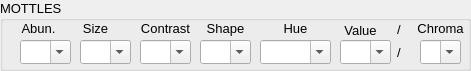
     <widget class="QGroupBox" name="groupBox_17">
      <property name="geometry">
       <rect>
        <x>220</x>
        <y>320</y>
        <width>471</width>
        <height>71</height>
       </rect>
      </property>
      <property name="font">
       <font>
        <pointsize>10</pointsize>
       </font>
      </property>
      <property name="title">
       <string>MOTTLES</string>
      </property>
      <widget class="QLabel" name="label_276">
       <property name="geometry">
        <rect>
         <x>410</x>
         <y>20</y>
         <width>61</width>
         <height>16</height>
        </rect>
       </property>
       <property name="font">
        <font>
         <pointsize>10</pointsize>
        </font>
       </property>
       <property name="text">
        <string>Chroma</string>
       </property>
       <property name="alignment">
        <set>Qt::AlignCenter</set>
       </property>
      </widget>
      <widget class="QComboBox" name="Mottle_Shape_1_CB_Hor_2">
       <property name="geometry">
        <rect>
         <x>200</x>
         <y>40</y>
         <width>51</width>
         <height>24</height>
        </rect>
       </property>
       <property name="editable">
        <bool>true</bool>
       </property>
      </widget>
      <widget class="QLabel" name="label_277">
       <property name="geometry">
        <rect>
         <x>260</x>
         <y>20</y>
         <width>71</width>
         <height>16</height>
        </rect>
       </property>
       <property name="font">
        <font>
         <pointsize>10</pointsize>
        </font>
       </property>
       <property name="text">
        <string>Hue</string>
       </property>
       <property name="alignment">
        <set>Qt::AlignCenter</set>
       </property>
      </widget>
      <widget class="QComboBox" name="Mottle_Chroma_1_CB_Hor_2">
       <property name="geometry">
        <rect>
         <x>420</x>
         <y>40</y>
         <width>41</width>
         <height>24</height>
        </rect>
       </property>
       <property name="editable">
        <bool>true</bool>
       </property>
      </widget>
      <widget class="QComboBox" name="Mottle_Size_1_CB_Hor_2">
       <property name="geometry">
        <rect>
         <x>80</x>
         <y>40</y>
         <width>51</width>
         <height>24</height>
        </rect>
       </property>
       <property name="editable">
        <bool>true</bool>
       </property>
      </widget>
      <widget class="QLabel" name="label_278">
       <property name="geometry">
        <rect>
         <x>390</x>
         <y>20</y>
         <width>21</width>
         <height>18</height>
        </rect>
       </property>
       <property name="text">
        <string>  / </string>
       </property>
      </widget>
      <widget class="QComboBox" name="Mottle_Value_1_CB_Hor_2">
       <property name="geometry">
        <rect>
         <x>340</x>
         <y>40</y>
         <width>51</width>
         <height>24</height>
        </rect>
       </property>
       <property name="editable">
        <bool>true</bool>
       </property>
      </widget>
      <widget class="QComboBox" name="Mottle_Abundance_1_CB_Hor_2">
       <property name="geometry">
        <rect>
         <x>20</x>
         <y>40</y>
         <width>51</width>
         <height>24</height>
        </rect>
       </property>
       <property name="editable">
        <bool>true</bool>
       </property>
      </widget>
      <widget class="QComboBox" name="Mottle_Contrast_1_CB_Hor_2">
       <property name="geometry">
        <rect>
         <x>140</x>
         <y>40</y>
         <width>51</width>
         <height>24</height>
        </rect>
       </property>
       <property name="editable">
        <bool>true</bool>
       </property>
      </widget>
      <widget class="QLabel" name="label_302">
       <property name="geometry">
        <rect>
         <x>140</x>
         <y>20</y>
         <width>51</width>
         <height>16</height>
        </rect>
       </property>
       <property name="font">
        <font>
         <pointsize>10</pointsize>
        </font>
       </property>
       <property name="text">
        <string>Contrast</string>
       </property>
       <property name="alignment">
        <set>Qt::AlignCenter</set>
       </property>
      </widget>
      <widget class="QLabel" name="label_303">
       <property name="geometry">
        <rect>
         <x>70</x>
         <y>20</y>
         <width>51</width>
         <height>16</height>
        </rect>
       </property>
       <property name="font">
        <font>
         <pointsize>10</pointsize>
        </font>
       </property>
       <property name="text">
        <string>Size</string>
       </property>
       <property name="alignment">
        <set>Qt::AlignCenter</set>
       </property>
      </widget>
      <widget class="QLabel" name="label_304">
       <property name="geometry">
        <rect>
         <x>340</x>
         <y>20</y>
         <width>41</width>
         <height>20</height>
        </rect>
       </property>
       <property name="font">
        <font>
         <pointsize>10</pointsize>
        </font>
       </property>
       <property name="text">
        <string>Value</string>
       </property>
       <property name="alignment">
        <set>Qt::AlignCenter</set>
       </property>
      </widget>
      <widget class="QLabel" name="label_305">
       <property name="geometry">
        <rect>
         <x>390</x>
         <y>37</y>
         <width>21</width>
         <height>31</height>
        </rect>
       </property>
       <property name="text">
        <string>  / </string>
       </property>
      </widget>
      <widget class="QComboBox" name="Mottle_Hue_1_CB_Hor_2">
       <property name="geometry">
        <rect>
         <x>260</x>
         <y>40</y>
         <width>71</width>
         <height>24</height>
        </rect>
       </property>
       <property name="editable">
        <bool>true</bool>
       </property>
      </widget>
      <widget class="QLabel" name="label_306">
       <property name="geometry">
        <rect>
         <x>18</x>
         <y>20</y>
         <width>41</width>
         <height>16</height>
        </rect>
       </property>
       <property name="font">
        <font>
         <pointsize>10</pointsize>
        </font>
       </property>
       <property name="text">
        <string>Abun.</string>
       </property>
       <property name="alignment">
        <set>Qt::AlignCenter</set>
       </property>
      </widget>
      <widget class="QLabel" name="label_307">
       <property name="geometry">
        <rect>
         <x>200</x>
         <y>20</y>
         <width>51</width>
         <height>16</height>
        </rect>
       </property>
       <property name="font">
        <font>
         <pointsize>10</pointsize>
        </font>
       </property>
       <property name="text">
        <string>Shape</string>
       </property>
       <property name="alignment">
        <set>Qt::AlignCenter</set>
       </property>
      </widget>
     </widget>
